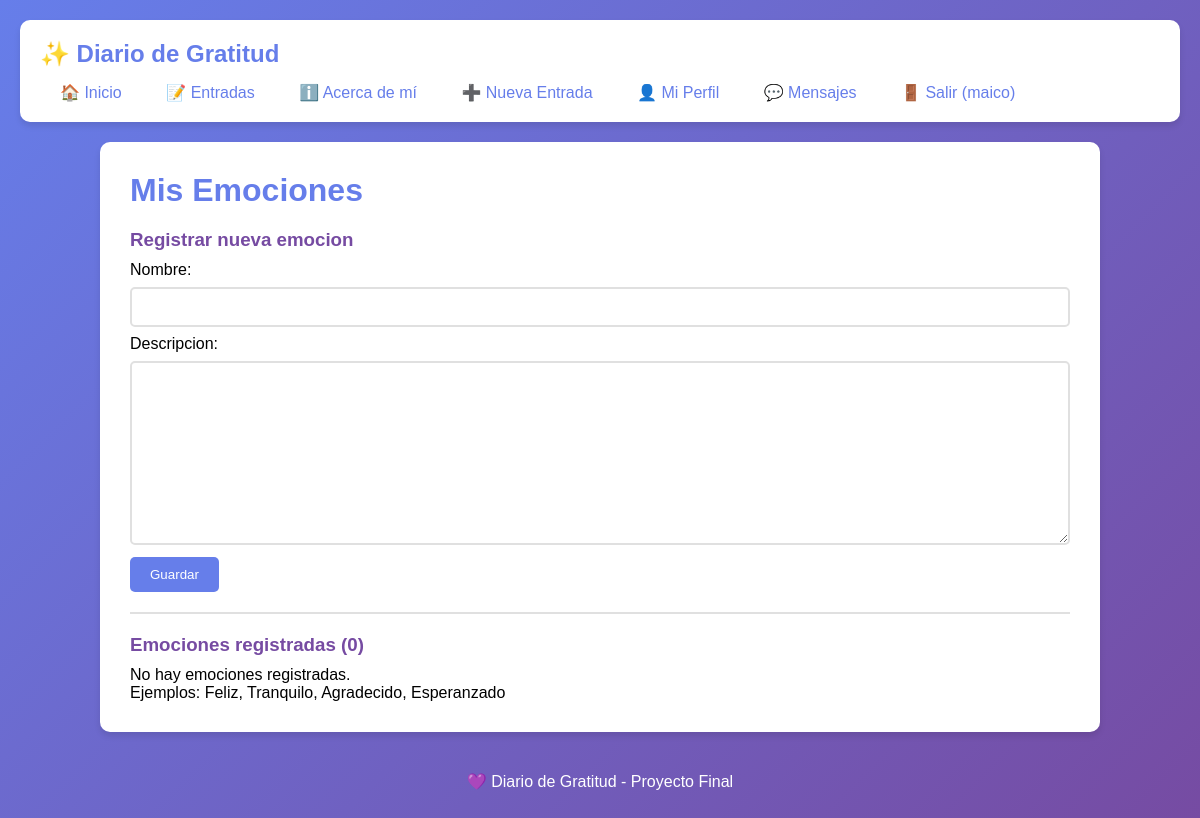
/emociones/ (signed in), run on an earlier commit of the app's database.
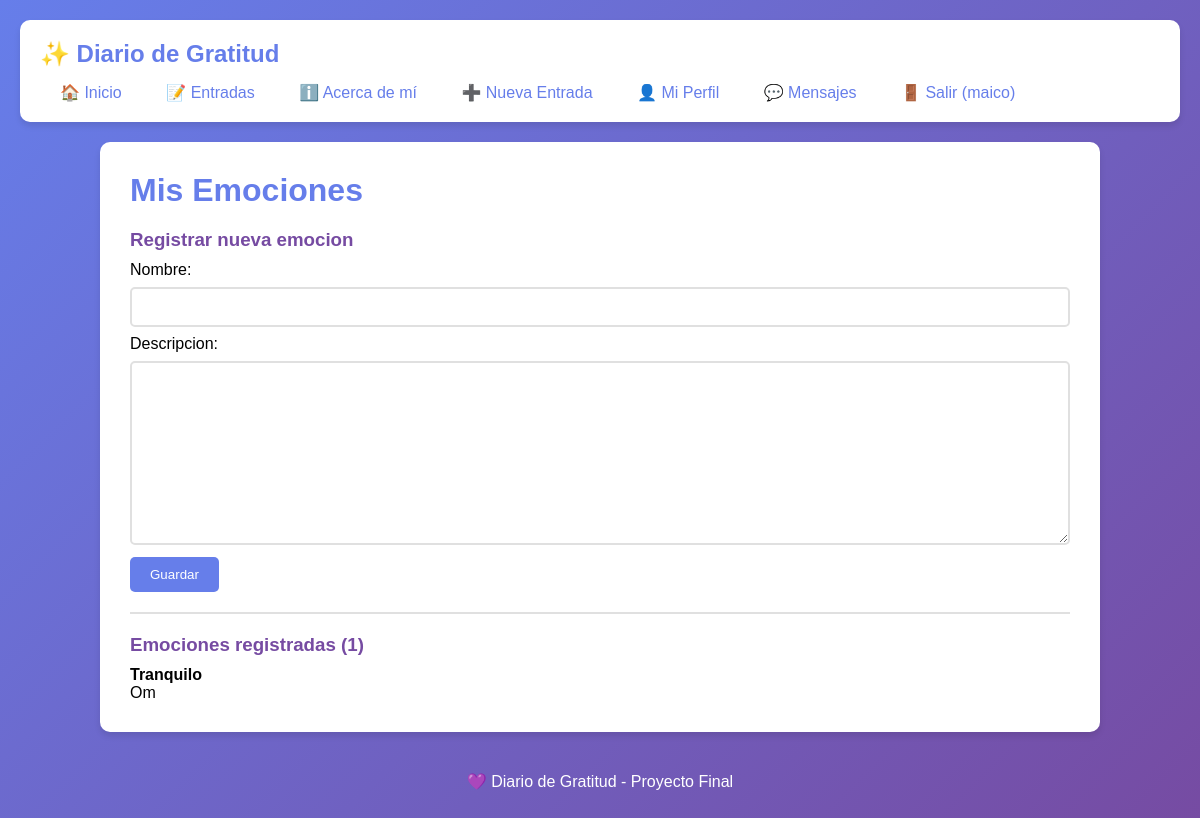
And on a later commit of the database.
### diario/models.py (models this page shows, shortened)
class Emocion(models.Model):
    nombre = models.CharField(max_length=50, unique=True)
    descripcion = models.TextField(blank=True)
    class Meta:
        verbose_name_plural = "Emociones"

### diario/views.py (the view)
# urls.py: path('emociones/', views.emociones, name='emociones'),
@login_required
def emociones(request):
    if request.method == 'POST':
        form = EmocionForm(request.POST)
        if form.is_valid():
            form.save()
            messages.success(request, 'Emoción creada correctamente')
    else:
        form = EmocionForm()
    emociones_lista = Emocion.objects.all()
    return render(request, 'diario/emociones.html', {
        'form': form,
        'emociones': emociones_lista,
    })

### diario/forms.py
class EmocionForm(forms.ModelForm):
    class Meta:
        model = Emocion
        fields = ['nombre', 'descripcion']

### diario/templates/diario/emociones.html (shortened to what this page needs)
{% extends 'diario/base.html' %}
{% block content %}
<h1>Mis Emociones</h1>
<h3>Registrar nueva emocion</h3>
<form method="POST">
    <p>Nombre:<br>
    {{ form.nombre }}</p>
    <p>Descripcion:<br>
    {{ form.descripcion }}</p>
    <button type="submit">Guardar</button>
</form>
<hr>
<h3>Emociones registradas ({{ emociones|length }})</h3>
{% if emociones %}
    {% for emocion in emociones %}
    <p>
        <strong>{{ emocion.nombre }}</strong><br>
        {{ emocion.descripcion }}
    </p>
    {% endfor %}
{% else %}
    <p>No hay emociones registradas.</p>
    <p>Ejemplos: Feliz, Tranquilo, Agradecido, Esperanzado</p>
{% endif %}
{% endblock %}

What changed in the data, as far as the page shows it:
added Emocion: nombre "Tranquilo", descripcion "Om"
Also different on the page:
{{ emociones|length }}: "0" → "1"
text no longer shown: "No hay emociones registradas. Ejemplos: Feliz, Tranquilo, Agradecido, Esperanzado"
